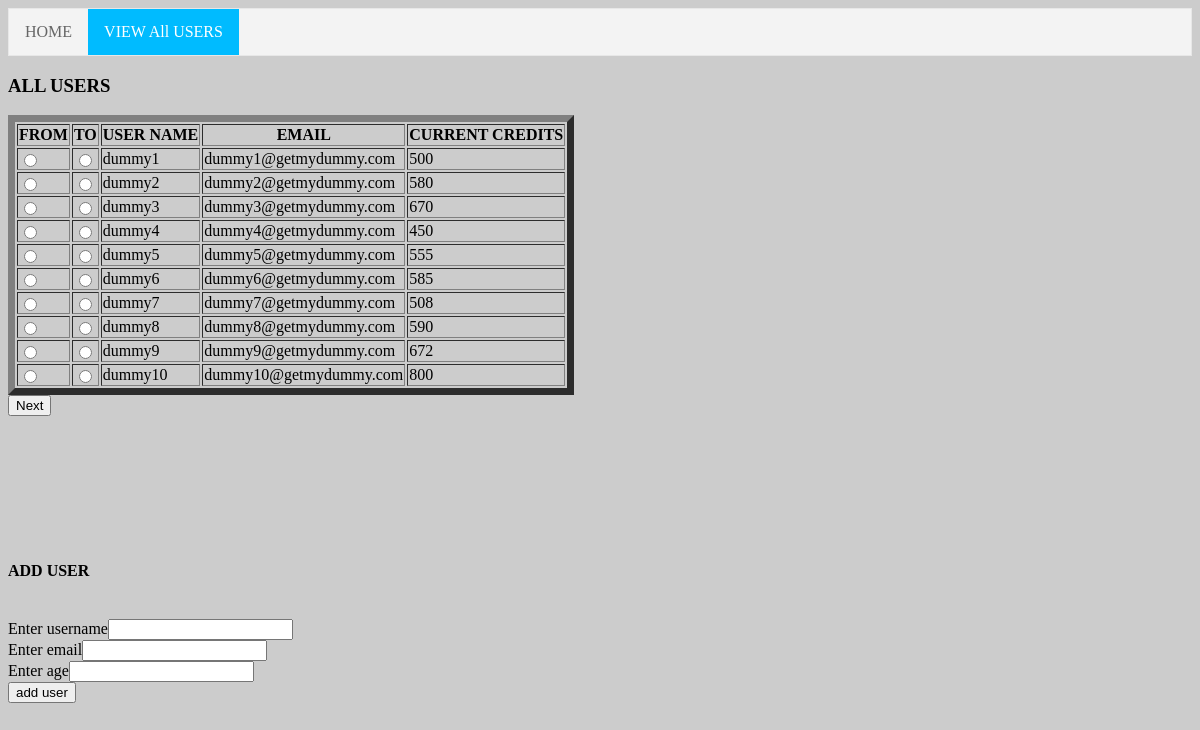
The page /allusers.php on the database its author committed.
### tables this page shows
CREATE TABLE IF NOT EXISTS `user` (
  `name` varchar(15) NOT NULL,
  `age` int(2) NOT NULL,
  `credits` int(5) UNSIGNED DEFAULT '500',
  `email` varchar(25) NOT NULL,
  PRIMARY KEY (`email`)
);

### allusers.php (the view, shortened to what this page needs)
<HTML>
  <HEAD>
      <link rel="stylesheet" type="text/css" href="cssfile.css">
  </HEAD>
  <BODY>
    <ul>
      <li><a href="home.php">HOME</a></li>
      <li><a href="allusers.php" class="active">VIEW All USERS</a></li>
    </ul>
    <b><H3>ALL USERS</H3></B>
    <form method="post" action="#">
      <table border="7">
        <tr>
          <th>FROM</th>
          <th>TO</th>
          <th>USER NAME</th>
          <th>EMAIL</th>
          <th>CURRENT CREDITS</th>
        </tr>
        <?php
          $conn=mysqli_connect("localhost","akshat","","cms");
          $query="select name,email,credits from user";
          $result=mysqli_query($conn,$query);
          while ($row = mysqli_fetch_assoc($result)) {
            echo "<tr>";
            echo "<td><input type= 'radio' name='selectfromuser' value ='".$row['email']."'";
            echo "></td>";
            echo "<td><input type= 'radio' name='selecttouser' value =".$row['email']." ></td>";
            echo "<td>".$row['name']."</td>";
            echo "<td>".$row['email']."</td>";
            echo "<td>".$row['credits']."</td>";
            echo "</tr>";
          }
          ?>
        </table>
        <input type="submit" value="Next" name="sub">
      </form>
      <br><br><br><br><br><br>
      <h4>ADD USER</h4>
      <form action="#" method="post">
        <br>Enter username<input name="uname">
        <br>Enter email<input name="email">
        <br>Enter age<input type="number" name="age">
        <br><input type="submit" name="add" value="add user">
      </form>
  </BODY>
</HTML>

### cssfile.css (style rules this page uses)
body { background-color: #ccc; }
ul { list-style-type: none; margin: 0; padding: 0; overflow: hidden; border: 1px solid #e7e7e7; background-color: #f3f3f3; }
li { float: left; }
li a { display: block; color: #666; text-align: center; padding: 14px 16px; text-decoration: none; }
li a.active { color: white; background-color: #00bbff; }

### rows shown on the page
user: name "dummy1", email "dummy1@getmydummy.com", credits "500"
user: name "dummy2", email "dummy2@getmydummy.com", credits "580"
user: name "dummy3", email "dummy3@getmydummy.com", credits "670"
user: name "dummy4", email "dummy4@getmydummy.com", credits "450"
user: name "dummy5", email "dummy5@getmydummy.com", credits "555"
user: name "dummy6", email "dummy6@getmydummy.com", credits "585"
user: name "dummy7", email "dummy7@getmydummy.com", credits "508"
user: name "dummy8", email "dummy8@getmydummy.com", credits "590"
user: name "dummy9", email "dummy9@getmydummy.com", credits "672"
user: name "dummy10", email "dummy10@getmydummy.com", credits "800"
